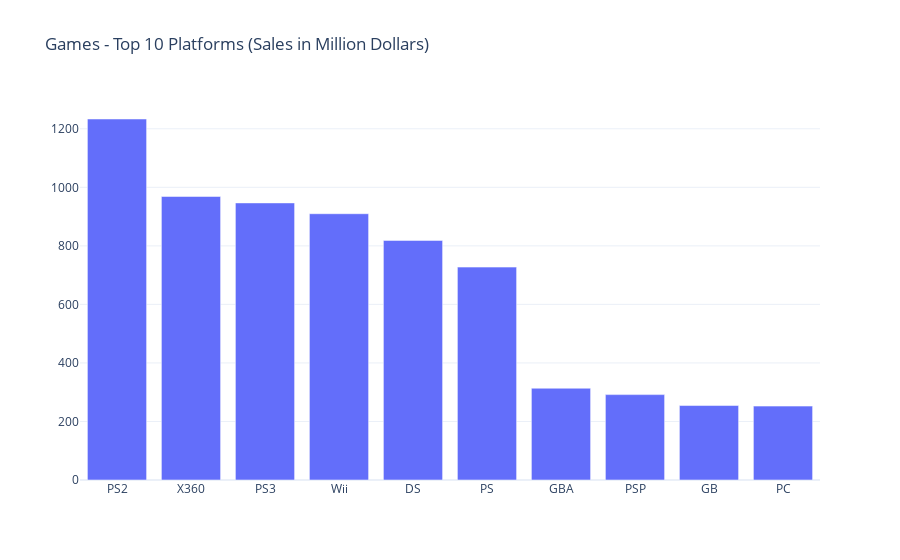

The notebook cell saved with this chart:
### Code cell
salesPlatform = dfNew.query('2016 > Year >=1980')[['Platform', 'Global_Sales']].groupby(['Platform']).sum().sort_values(by='Global_Sales', ascending=False).head(10)

fig = go.Figure([go.Bar(x=salesPlatform.index.tolist(), y=salesPlatform.values.reshape(-1).tolist())])
fig.update_layout(template='plotly_white', title="Games - Top 10 Platforms (Sales in Million Dollars)")
fig.show()

### Figure 1 — Plotly figure (JSON) as saved in the notebook; plotly's stock layout.template omitted (floating-point values rounded to 4 significant figures)
{"data": [{"type": "bar", "x": ["PS2", "X360", "PS3", "Wii", "DS", "PS", "GBA", "PSP", "GB", "PC"], "y": [1233.0, 968.8, 946.8, 909.8, 818.7, 727.4, 313.6, 291.7, 254.4, 252.5]}], "layout": {"title": {"text": "Games - Top 10 Platforms (Sales in Million Dollars)"}}}
